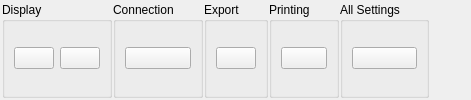
         <widget class="QWidget" name="Settings">
          <property name="styleSheet">
           <string notr="true">
QCheckBox::indicator,QRadioButton::indicator{
border:none;
background-color:#F1F4F5;

}
QCheckBox::indicator:hover,QRadioButton::indicator:hover{
border:none;
background-color:#E4E9EB;

}</string>
          </property>
          <attribute name="title">
           <string>Settings</string>
          </attribute>
          <layout class="QHBoxLayout" name="horizontalLayout_12">
           <property name="spacing">
            <number>1</number>
           </property>
           <property name="leftMargin">
            <number>2</number>
           </property>
           <property name="topMargin">
            <number>2</number>
           </property>
           <property name="rightMargin">
            <number>2</number>
           </property>
           <property name="bottomMargin">
            <number>2</number>
           </property>
           <item>
            <widget class="QGroupBox" name="groupBox_16">
             <property name="title">
              <string>Display</string>
             </property>
             <layout class="QGridLayout" name="gridLayout_18">
              <property name="topMargin">
               <number>7</number>
              </property>
              <property name="bottomMargin">
               <number>7</number>
              </property>
              <item row="0" column="0">
               <widget class="QPushButton" name="SettingsMax">
                <property name="text">
                 <string/>
                </property>
               </widget>
              </item>
              <item row="0" column="1">
               <widget class="QPushButton" name="SettingsFull">
                <property name="text">
                 <string/>
                </property>
               </widget>
              </item>
             </layout>
            </widget>
           </item>
           <item>
            <widget class="QGroupBox" name="SettingsConnectionGroup">
             <property name="title">
              <string>Connection</string>
             </property>
             <layout class="QGridLayout" name="gridLayout_19">
              <property name="topMargin">
               <number>7</number>
              </property>
              <property name="bottomMargin">
               <number>7</number>
              </property>
              <item row="0" column="0">
               <widget class="QPushButton" name="SettingsConnections">
                <property name="text">
                 <string/>
                </property>
               </widget>
              </item>
             </layout>
            </widget>
           </item>
           <item>
            <widget class="QGroupBox" name="groupBox_18">
             <property name="title">
              <string>Export</string>
             </property>
             <layout class="QGridLayout" name="gridLayout_20">
              <property name="topMargin">
               <number>7</number>
              </property>
              <property name="bottomMargin">
               <number>7</number>
              </property>
              <item row="0" column="0">
               <widget class="QPushButton" name="SettingsExport">
                <property name="text">
                 <string/>
                </property>
               </widget>
              </item>
             </layout>
            </widget>
           </item>
           <item>
            <widget class="QGroupBox" name="groupBox_19">
             <property name="title">
              <string>Printing</string>
             </property>
             <layout class="QGridLayout" name="gridLayout_21">
              <property name="topMargin">
               <number>7</number>
              </property>
              <property name="bottomMargin">
               <number>7</number>
              </property>
              <item row="0" column="0">
               <widget class="QPushButton" name="SettingsPrint">
                <property name="text">
                 <string/>
                </property>
               </widget>
              </item>
             </layout>
            </widget>
           </item>
           <item>
            <widget class="QGroupBox" name="groupBox_20">
             <property name="title">
              <string>All Settings</string>
             </property>
             <layout class="QGridLayout" name="gridLayout_22">
              <property name="topMargin">
               <number>7</number>
              </property>
              <property name="bottomMargin">
               <number>7</number>
              </property>
              <item row="0" column="0">
               <widget class="QPushButton" name="SettingsAll">
                <property name="text">
                 <string/>
                </property>
               </widget>
              </item>
             </layout>
            </widget>
           </item>
           <item>
            <spacer name="horizontalSpacer_8">
             <property name="orientation">
              <enum>Qt::Horizontal</enum>
             </property>
             <property name="sizeHint" stdset="0">
              <size>
               <width>40</width>
               <height>20</height>
              </size>
             </property>
            </spacer>
           </item>
          </layout>
         </widget>
